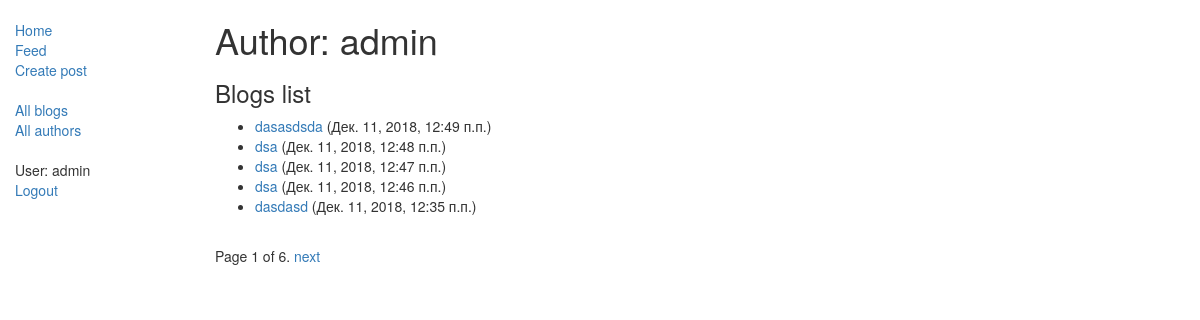
The app's page /blog/author/1 (signed in) with its own data.
### blog/models.py (models this page shows, shortened)
class Author(models.Model):
    user = models.OneToOneField(User, on_delete=models.CASCADE)
    following = models.ManyToManyField('Author', related_name='followers', null=True, blank=True)
    class Meta:
        ordering = ["user"]
    def __str__(self):
        return self.user.username

class Blog(models.Model):
    title = models.CharField(max_length=200)
    author = models.ForeignKey(Author, on_delete=models.SET_NULL, null=True)
    text = models.TextField()
    post_date = models.DateTimeField(auto_now_add=True)
    class Meta:
        ordering = ['-post_date']
    def get_absolute_url(self):
        return reverse('blog-detail', args=[str(self.id)])

### blog/views.py (the view)
# urls.py: path('author/<int:pk>', views.BlogListbyAuthorView.as_view(), name='blogs-by-author'),
class BlogListbyAuthorView(generic.ListView):
    model = Blog
    paginate_by = 5
    template_name = 'blog/blog_list_by_author.html'
    def get_queryset(self):
        id = self.kwargs['pk']
        target_author = get_object_or_404(Author, pk = id)
        return Blog.objects.filter(author=target_author)
    def get_context_data(self, **kwargs):
        context = super(BlogListbyAuthorView, self).get_context_data(**kwargs)
        id = self.kwargs['pk']
        author = get_object_or_404(Author, pk = id)
        context['author'] = author
        if author.following.filter(user=self.request.user).exists():
            context['is_followed'] = True
        else:
            context['is_followed'] = False
        return context

### blog/templates/blog/blog_list_by_author.html (shortened to what this page needs)
{% extends "base.html" %}
{% block content %}
    <h1>Author: {{author}}</h1>
    {% if blog_list %}
    <h3>Blogs list</h3>
    <ul>
      {% for blog in blog_list %}
      <li>
        <a href="{{ blog.get_absolute_url }}">{{ blog.title }}</a> ({{blog.post_date}})</a>
      </li>
      {% endfor %}
    </ul>
    {% else %}
      <p>Author has no posts yet.</p>
    {% endif %}
{% endblock %}

### blog/templates/base.html (shortened to what this page needs)
<!DOCTYPE html>
<html lang="en">
<head>
    <link rel="stylesheet" href="https://maxcdn.bootstrapcdn.com/bootstrap/3.3.7/css/bootstrap.min.css">
</head>
<body>
    <div class="container-fluid">
        <div class="row">
            <div class="col-sm-2">
                {% block sidebar %}
                <ul class="sidebar-nav">
                    <li><a href="{% url 'index' %}">Home</a></li>
                    <li><a href="{% url 'feed' %}">Feed</a></li>
                    <li><a href="{% url 'blog-create' %}">Create post</a></li>
                </ul>
                <ul class="sidebar-nav">
                    <li><a href="{% url 'blogs' %}">All blogs</a></li>
                    <li><a href="{% url 'authors' %}">All authors</a></li>
                </ul>
                <ul class="sidebar-nav">
                    {% if user.is_authenticated %}
                        <li>User: {{ user.get_username }}</li>
                        <li><a href="{% url 'logout'%}?next={{request.path}}">Logout</a></li>
                    {% else %}
                        <li><a href="{% url 'login'%}?next={{request.path}}">Login</a></li>
                    {% endif %}
                </ul>
                {% endblock %}
            </div>
            <div class="col-sm-10 ">
                {% block content %}{% endblock %}
                {% block pagination %}
                    {% if is_paginated %}
                        <div class="pagination">
                            <span class="page-links">
                            <span class="page-current">
                                Page {{ page_obj.number }} of {{ page_obj.paginator.num_pages }}.
                            </span>
                            {% if page_obj.has_next %}
                                <a href="{{ request.path }}?page={{ page_obj.next_page_number }}">next</a>
                            {% endif %}
                            </span>
                        </div>
                    {% endif %}
                {% endblock %}
            </div>
        </div>
    </div>
</body>
</html>

### blog/templates/base.html (style rules this page uses)
.sidebar-nav { margin-top: 20px; padding: 0; list-style: none; }

### records on screen
Author: user.username "admin"
Blog: title "dasasdsda", post_date "Дек. 11, 2018, 12:49 п.п."
Blog: title "dsa", post_date "Дек. 11, 2018, 12:48 п.п."
Blog: title "dsa", post_date "Дек. 11, 2018, 12:47 п.п."
Blog: title "dsa", post_date "Дек. 11, 2018, 12:46 п.п."
Blog: title "dasdasd", post_date "Дек. 11, 2018, 12:35 п.п."

### other values on screen
{{ user.get_username }} "admin"
{{ page_obj.number }} "1"
{{ page_obj.paginator.num_pages }} "6"
